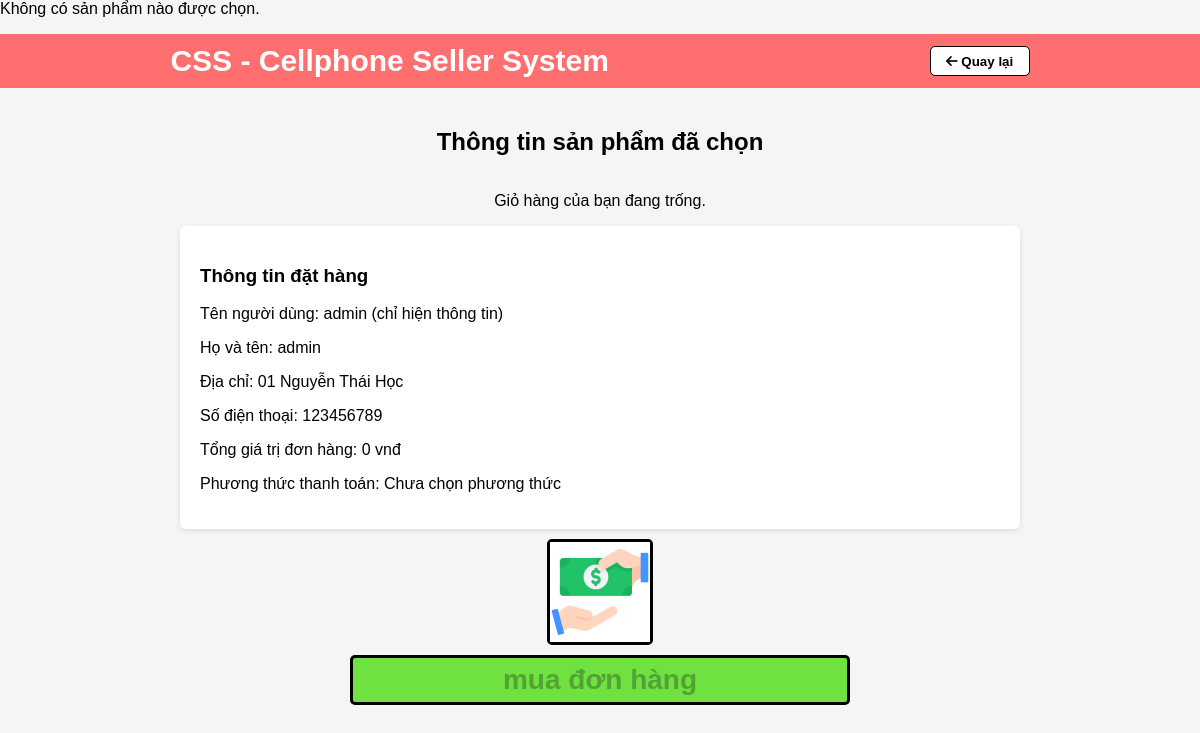
Page /thongtindathang.php (signed in) on the committed database.
### tables this page shows
CREATE TABLE IF NOT EXISTS `user` (
  `ID` int NOT NULL AUTO_INCREMENT,
  `username` varchar(50) DEFAULT NULL,
  `password` varchar(255) DEFAULT NULL,
  `fullname` varchar(100) DEFAULT NULL,
  `birthday` date DEFAULT NULL,
  `email` varchar(255) DEFAULT NULL,
  `sdt` int DEFAULT NULL,
  `address` varchar(255) DEFAULT NULL,
  `status` varchar(20) DEFAULT '1',
  PRIMARY KEY (`ID`),
  UNIQUE KEY `username` (`username`)
);

### thongtindathang.php (the view, shortened to what this page needs)
<?php
$conn = connect_db();
$totalPrice = 0;
$username = $_SESSION['login_username'];
$query_user = "SELECT fullname, address, sdt FROM user WHERE username = ?";
$stmt_user = $conn->prepare($query_user);
$stmt_user->bind_param("s", $username);
$stmt_user->execute();
$user_result = $stmt_user->get_result();
$user_info = $user_result->fetch_assoc();
if (!empty($_POST['cart_data'])) {
    $selectedProducts = json_decode($_POST['cart_data'], true);
} else {
    echo "<p>Không có sản phẩm nào được chọn.</p>";
}
$products = [];
?>
<!DOCTYPE html>
<html lang="vi">
<head>
    <link rel="stylesheet" href="https://cdnjs.cloudflare.com/ajax/libs/font-awesome/6.0.0-beta3/css/all.min.css">
</head>
<body>
    <div class="header">
        <div class="logo">CSS - Cellphone Seller System</div>
        <div class="icons">
        <a href="./giohang.php" style="color: white; text-decoration: none;"><button><i class="fas fa-arrow-left"></i> Quay lại</button></a>
        </div>
    </div>
    <div class="container">
        <h2>Thông tin sản phẩm đã chọn</h2>
        <?php
        if (empty($products)) {
            echo "<p>Giỏ hàng của bạn đang trống.</p>";
        }
        ?>
    <div class="order-info">
        <h3>Thông tin đặt hàng</h3>
        <p>Tên người dùng: <?= htmlspecialchars($username) ?> (chỉ hiện thông tin)</p>
        <p>Họ và tên: <?= !empty($user_info['fullname']) ? htmlspecialchars($user_info['fullname']) : 'Chưa cập nhật' ?></p>
        <p>Địa chỉ: <?= !empty($user_info['address']) ? htmlspecialchars($user_info['address']) : 'Chưa cập nhật' ?></p>
        <p>Số điện thoại: <?= !empty($user_info['sdt']) ? htmlspecialchars($user_info['sdt']) : 'Chưa cập nhật' ?></p>
        <p>Tổng giá trị đơn hàng: <?= number_format($totalPrice, 0, ',', '.') ?> vnđ</p>
        <p>Phương thức thanh toán: <span id="payment-method">Chưa chọn phương thức</span></p>
    </div>
    <div class="payment">
        <button type="button" onclick="selectPaymentMethod('Pay on Pickup')">
            <input type="image" name="pickup" id="pickup" src="./Image/payonpickup.png" alt="Pay on Pickup">
        </button>
    </div>
    <form method="POST" action="" id="payment-form">
        <button type="submit" name="save_order" <?= empty($products) ? 'disabled' : '' ?> id="btn-submit">mua đơn hàng</button>
    </form>
</body>
</html>

### thongtindathang.php (style rules this page uses)
body { font-family: Arial, sans-serif; background-color: #f5f5f5; margin: 0; padding: 0; }
.header { background-color: #ff6f6f; padding: 10px; display: flex; justify-content: space-around; align-items: center; color: white; }
.header .logo { font-size: 30px; font-weight: bold; }
.header .icons button { border: none; background: transparent; color: black; cursor: pointer; background-color: white; height: 30px; width: 100px; border: 1px solid black; border-radius: 5px; font-weight: bold; }
.container { display: flex; flex-direction: column; align-items: center; padding: 20px; }
.order-info { width: 100%; max-width: 800px; padding: 20px; background-color: white; border-radius: 5px; box-shadow: 0 2px 5px rgba(0,0,0,0.1); }
.payment { display: flex; }
.payment button { margin: 10px 20px; padding: 0; border: 3px solid black; border-radius: 5px; cursor: pointer; }
.payment input[type="image" i] { object-fit: cover; }
#btn-submit { width: 500px; height: 50px; border: 3px solid black; border-radius: 5px; cursor: pointer; background-color: #6FE242; font-weight: bold; font-size: 28px; }

### rows in the picture
user: fullname "admin", address "01 Nguyễn Thái Học", sdt "123456789"

### other values in the picture
$username "admin"
$totalPrice "0"
